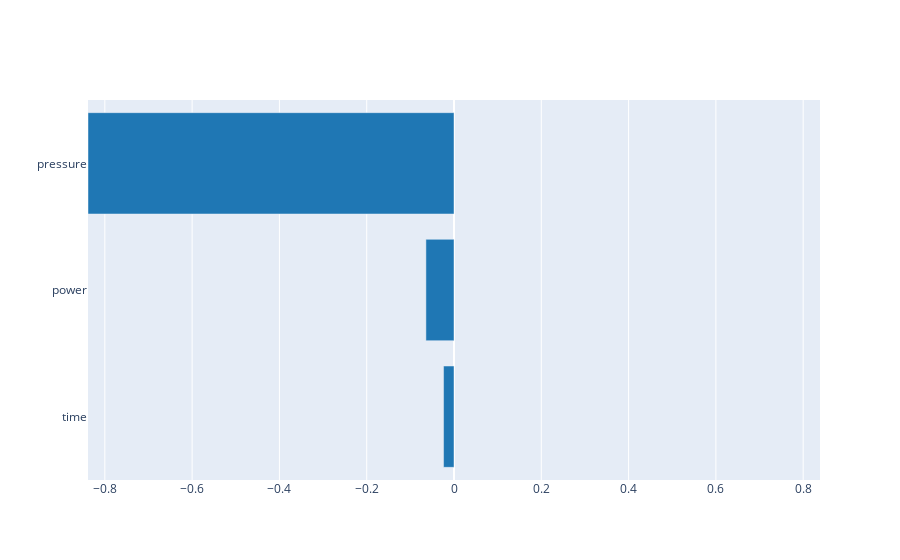

This figure's notebook cell:
### Code cell
interpret_model(rf, plot='pfi')

### Figure 1 — Plotly figure (JSON) as saved in the notebook; plotly's stock layout.template omitted (floating-point values rounded to 4 significant figures)
{"data": [{"marker": {"color": ["#1f77b4", "#1f77b4", "#1f77b4"]}, "orientation": "h", "type": "bar", "x": [-0.02395, -0.06433, -0.8386], "y": ["time", "power", "pressure"]}], "layout": {"title": {"text": ""}, "xaxis": {"range": [-0.8386, 0.8386], "title": {"text": ""}}, "yaxis": {"automargin": true, "dtick": 1, "title": {"text": ""}}}}
